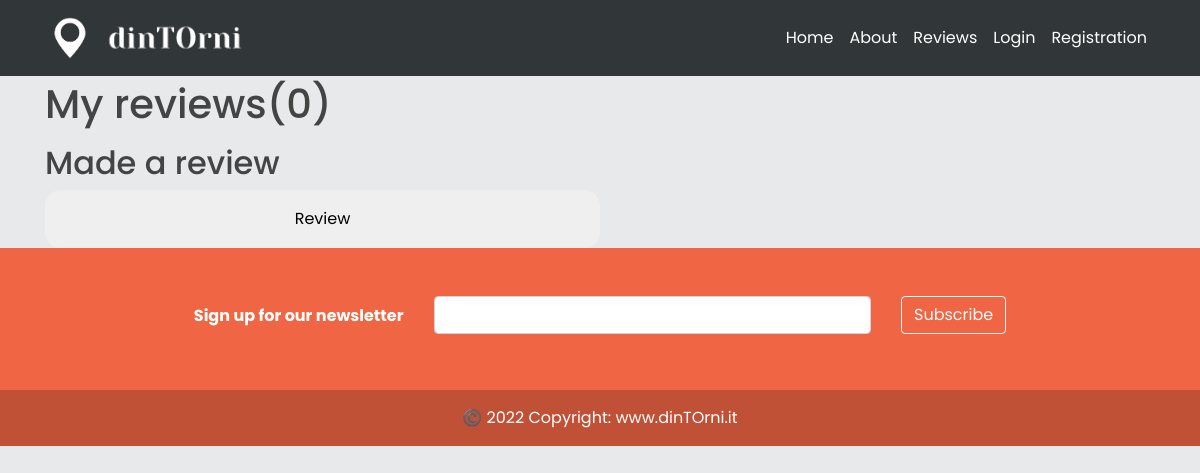
The page /user/chiara_martucci on the database as committed earlier.
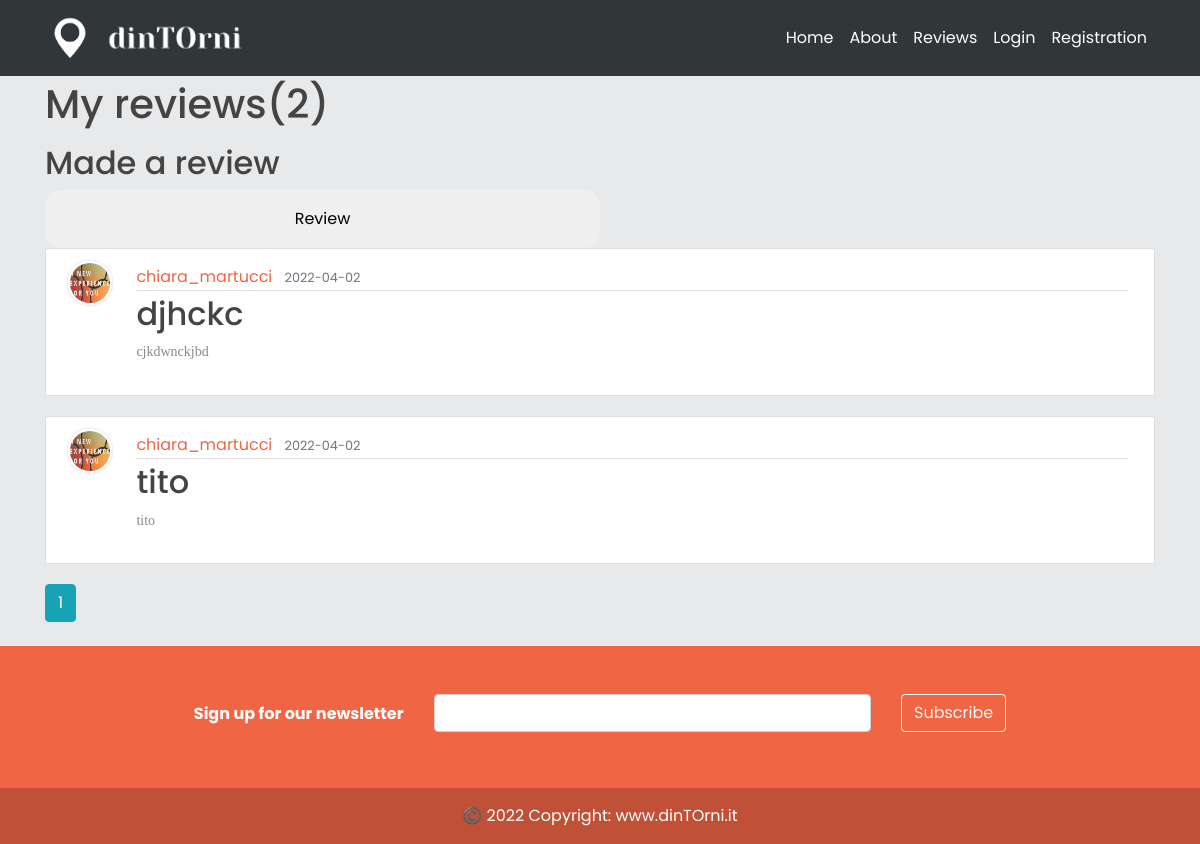
The same page on the database as committed later.
### models.py (models this page shows, shortened)
class Post(db.Model):
    id = db.Column(db.Integer, primary_key=True)  # unic id
    title = db.Column(db.String(100), nullable=False)  # db string di 20 caratteri
    date_posted = db.Column(db.DateTime, nullable=False,
                            default=datetime.utcnow())  # default è listante corrente in cui posto
    content = db.Column(db.Text, nullable=False)
    user_id = db.Column(db.Integer, db.ForeignKey('user.id'),
                        nullable=False)  # db integer, è una chiave devo specificare la relazione

class User(db.Model, UserMixin):
    _tablename__ = 'user'
    id = db.Column(db.Integer, primary_key=True)
    email = db.Column(db.String(120), unique=True, nullable=False)
    image_file = db.Column(db.String(20), nullable=False, default='default.jpg')
    password = db.Column(db.String(60), nullable=False)
    telephone = db.Column(db.Integer(), nullable=False)
    type= db.Column(db.String(20))
    __mapper_args__={
        'polymorphic_identity': 'user',
        'polymorphic_on': type
    }

class Private(User, db.Model):
    _tablename__ = 'private'
    id = db.Column(db.Integer, db.ForeignKey('user.id'), primary_key=True)
    name = db.Column(db.String(50))
    surname = db.Column(db.String(50))
    username = db.Column(db.String(20), unique=True, nullable=False)
    posts = db.relationship('Post', backref='author', lazy=True)
    joined = db.relationship("JoinEvent", backref = 'joined')
    __mapper_args__ = {
        'polymorphic_identity': 'private',
    }

### app/users/routes.py (the view)
@users.route("/user/<string:username>")
def user_posts(username):
    page = request.args.get('page', 1, type=int)
    user = Private.query.filter_by(username=username).first_or_404()
    posts = Post.query.filter_by(author=user)\
        .order_by(Post.date_posted.desc())\
        .paginate(page=page, per_page=5)
    return render_template('user_posts.html', posts=posts, user=user)

### app/templates/user_posts.html
{% extends "layout.html" %}
{% block content %}
    <h1 class="mb-3">My reviews({{ posts.total }})</h1>
    <h2>Made a review</h2>
    <input type="button" class="btnSubmit" value="Review" onclick=location.href="{{ url_for('posts.new_post',usertype='private')}}" />
    {% for post in posts.items %}
        <article class="media content-section">
          <img class="rounded-circle article-img" src="{{ url_for('static', filename='profile_pics/' + post.author.image_file) }}">
          <div class="media-body">
            <div class="article-metadata">
              <a class="mr-2" href="{{ url_for('users.user_posts', username=post.author.username) }}">{{ post.author.username }}</a>
              <small class="text-muted">{{ post.date_posted.strftime('%Y-%m-%d') }}</small>
            </div>
            <h2><a class="article-title" href="{{ url_for('posts.post', post_id=post.id) }}">{{ post.title }}</a></h2>
            <p class="article-content">{{ post.content }}</p>
          </div>
        </article>
    {% endfor %}
    {% for page_num in posts.iter_pages(left_edge=1, right_edge=1, left_current=1, right_current=2) %}
      {% if page_num %}
        {% if posts.page == page_num %}
          <a class="btn btn-info mb-4" href="{{ url_for('users.user_posts', username=user.username, page=page_num) }}">{{ page_num }}</a>
        {% else %}
          <a class="btn btn-outline-info mb-4" href="{{ url_for('users.user_posts', username=user.username, page=page_num) }}">{{ page_num }}</a>
        {% endif %}
      {% else %}
        ...
      {% endif %}
    {% endfor %}
{% endblock content %}

Rows that differ between the two databases and show on the page:
added Post: image_file (placeholder picture), author.username "chiara_martucci", date_posted "2022-04-02", title "djhckc", content "cjkdwnckjbd"
added Post: image_file (placeholder picture), author.username "chiara_martucci", date_posted "2022-04-02", title "tito", content "tito"
Other text that changed with them:
{{ posts.total }}: "0" → "2"
new list line: "1"
